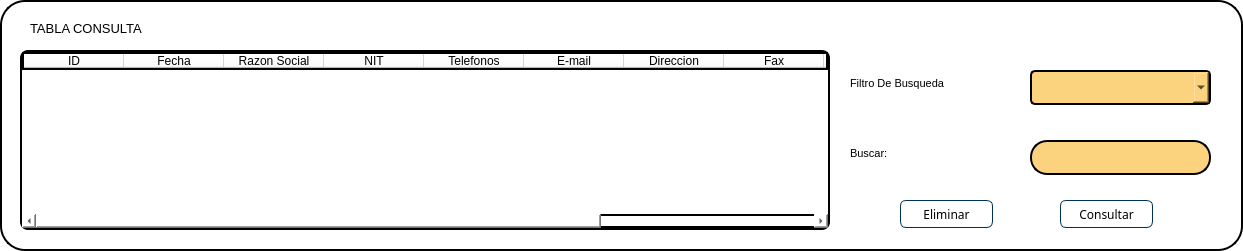
          <widget class="QWidget" name="widget_11" native="true">
           <property name="geometry">
            <rect>
             <x>0</x>
             <y>470</y>
             <width>1243</width>
             <height>251</height>
            </rect>
           </property>
           <property name="styleSheet">
            <string notr="true">QWidget{
border: 2px solid;
border-radius: 25px;
background: #ffffff;
}
QLineEdit{
Border: 2px solid black;
border-radius: 17px;
Background: #FBD27E;
}
QPushButton{
Background-color:rgb(255, 255, 255);
border: 1px solid #003057;
border-radius: 6px;
}
</string>
           </property>
           <widget class="QLabel" name="label_109">
            <property name="geometry">
             <rect>
              <x>30</x>
              <y>20</y>
              <width>151</width>
              <height>16</height>
             </rect>
            </property>
            <property name="font">
             <font>
              <family>Arial</family>
              <pointsize>10</pointsize>
             </font>
            </property>
            <property name="styleSheet">
             <string notr="true">QLabel{
border: white;
}</string>
            </property>
            <property name="text">
             <string>TABLA CONSULTA</string>
            </property>
           </widget>
           <widget class="QLabel" name="label_110">
            <property name="geometry">
             <rect>
              <x>850</x>
              <y>66</y>
              <width>111</width>
              <height>35</height>
             </rect>
            </property>
            <property name="font">
             <font>
              <family>Arial</family>
              <pointsize>8</pointsize>
             </font>
            </property>
            <property name="styleSheet">
             <string notr="true">QLabel{
border: white;
}</string>
            </property>
            <property name="text">
             <string>Filtro De Busqueda</string>
            </property>
           </widget>
           <widget class="QComboBox" name="comboBoxBProveedores">
            <property name="geometry">
             <rect>
              <x>1030</x>
              <y>70</y>
              <width>181</width>
              <height>35</height>
             </rect>
            </property>
            <property name="minimumSize">
             <size>
              <width>181</width>
              <height>35</height>
             </size>
            </property>
            <property name="font">
             <font>
              <family>Arial</family>
              <stylestrategy>PreferDefault</stylestrategy>
             </font>
            </property>
            <property name="styleSheet">
             <string notr="true">QComboBox{
Border: 2px solid black;
Border-radius: 5px;
background:#FBD27E;
}</string>
            </property>
            <property name="insertPolicy">
             <enum>QComboBox::InsertAtBottom</enum>
            </property>
            <property name="sizeAdjustPolicy">
             <enum>QComboBox::AdjustToContents</enum>
            </property>
            <property name="frame">
             <bool>false</bool>
            </property>
            <item>
             <property name="text">
              <string/>
             </property>
            </item>
           </widget>
           <widget class="QLabel" name="label_111">
            <property name="geometry">
             <rect>
              <x>850</x>
              <y>136</y>
              <width>45</width>
              <height>35</height>
             </rect>
            </property>
            <property name="font">
             <font>
              <family>Arial</family>
              <pointsize>8</pointsize>
             </font>
            </property>
            <property name="styleSheet">
             <string notr="true">QLabel{
border: white;
}</string>
            </property>
            <property name="text">
             <string>Buscar:</string>
            </property>
           </widget>
           <widget class="QLineEdit" name="lineEdit_66">
            <property name="geometry">
             <rect>
              <x>1030</x>
              <y>140</y>
              <width>181</width>
              <height>35</height>
             </rect>
            </property>
            <property name="minimumSize">
             <size>
              <width>0</width>
              <height>35</height>
             </size>
            </property>
            <property name="font">
             <font>
              <family>Arial</family>
             </font>
            </property>
            <property name="styleSheet">
             <string notr="true"/>
            </property>
           </widget>
           <widget class="QPushButton" name="pushButton_63">
            <property name="geometry">
             <rect>
              <x>1270</x>
              <y>200</y>
              <width>104</width>
              <height>31</height>
             </rect>
            </property>
            <property name="mouseTracking">
             <bool>false</bool>
            </property>
            <property name="styleSheet">
             <string notr="true">QPushButton{
background: #ffffff;
}</string>
            </property>
            <property name="text">
             <string/>
            </property>
            <property name="icon">
             <iconset>
              <normaloff>:/Icon/Componente 29 – 6.png</normaloff>:/Icon/Componente 29 – 6.png</iconset>
            </property>
            <property name="iconSize">
             <size>
              <width>100</width>
              <height>31</height>
             </size>
            </property>
            <property name="autoDefault">
             <bool>false</bool>
            </property>
            <property name="default">
             <bool>false</bool>
            </property>
           </widget>
           <widget class="QPushButton" name="pushButton_64">
            <property name="geometry">
             <rect>
              <x>1440</x>
              <y>200</y>
              <width>104</width>
              <height>31</height>
             </rect>
            </property>
            <property name="mouseTracking">
             <bool>false</bool>
            </property>
            <property name="styleSheet">
             <string notr="true">QPushButton{
background: #ffffff;
}</string>
            </property>
            <property name="text">
             <string/>
            </property>
            <property name="icon">
             <iconset>
              <normaloff>:/Icon/Componente 28 – 6.png</normaloff>:/Icon/Componente 28 – 6.png</iconset>
            </property>
            <property name="iconSize">
             <size>
              <width>101</width>
              <height>35</height>
             </size>
            </property>
            <property name="autoDefault">
             <bool>false</bool>
            </property>
            <property name="default">
             <bool>false</bool>
            </property>
           </widget>
           <widget class="QPushButton" name="pushButton_65">
            <property name="geometry">
             <rect>
              <x>900</x>
              <y>200</y>
              <width>93</width>
              <height>28</height>
             </rect>
            </property>
            <property name="font">
             <font>
              <family>Montserrat</family>
             </font>
            </property>
            <property name="text">
             <string>Eliminar</string>
            </property>
            <property name="icon">
             <iconset resource="resources.qrc">
              <normaloff>:/Icon/Recursos/Eliminar.png</normaloff>:/Icon/Recursos/Eliminar.png</iconset>
            </property>
           </widget>
           <widget class="QPushButton" name="pushButton_66">
            <property name="geometry">
             <rect>
              <x>1060</x>
              <y>200</y>
              <width>93</width>
              <height>28</height>
             </rect>
            </property>
            <property name="font">
             <font>
              <family>Montserrat</family>
             </font>
            </property>
            <property name="text">
             <string>Consultar</string>
            </property>
            <property name="icon">
             <iconset resource="resources.qrc">
              <normaloff>:/Icon/Recursos/Consultar.png</normaloff>:/Icon/Recursos/Consultar.png</iconset>
            </property>
           </widget>
           <widget class="QTableWidget" name="TConsultaProveedores">
            <property name="geometry">
             <rect>
              <x>20</x>
              <y>50</y>
              <width>810</width>
              <height>180</height>
             </rect>
            </property>
            <property name="styleSheet">
             <string notr="true">QTableWidget{
border-radius: 8px 
}</string>
            </property>
            <column>
             <property name="text">
              <string>ID</string>
             </property>
            </column>
            <column>
             <property name="text">
              <string>Fecha</string>
             </property>
            </column>
            <column>
             <property name="text">
              <string>Razon Social</string>
             </property>
            </column>
            <column>
             <property name="text">
              <string>NIT</string>
             </property>
            </column>
            <column>
             <property name="text">
              <string>Telefonos</string>
             </property>
            </column>
            <column>
             <property name="text">
              <string>E-mail</string>
             </property>
            </column>
            <column>
             <property name="text">
              <string>Direccion</string>
             </property>
            </column>
            <column>
             <property name="text">
              <string>Fax</string>
             </property>
            </column>
            <column>
             <property name="text">
              <string>Ciudad</string>
             </property>
            </column>
            <column>
             <property name="text">
              <string>Contacto Ventas</string>
             </property>
            </column>
            <column>
             <property name="text">
              <string>Contacto Soporte Tecnico</string>
             </property>
            </column>
           </widget>
          </widget>
